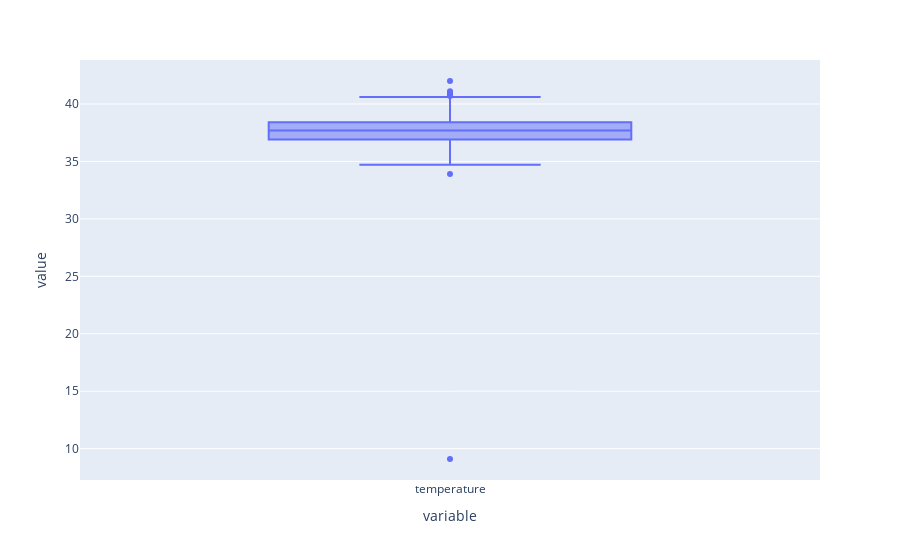

Write notebook code for a chart like this one.
### Code cell
px.box(icu.temperature) #histogram çizen bir program çizip gel

### Figure 1 — Plotly figure (JSON) as saved in the notebook; plotly's stock layout.template omitted (floating-point values rounded to 4 significant figures; data arrays with more than 128 entries replaced by an {"elided": "..."} marker saying what was removed)
{"data": [{"alignmentgroup": "True", "hovertemplate": "variable=%{x}<br>value=%{y}<extra></extra>", "legendgroup": "", "marker": {"color": "#636efa"}, "name": "", "notched": false, "offsetgroup": "", "orientation": "v", "showlegend": false, "type": "box", "x": {"elided": "500 str values"}, "x0": " ", "xaxis": "x", "y": {"elided": "500 float values"}, "y0": " ", "yaxis": "y"}], "layout": {"autosize": true, "boxmode": "group", "legend": {"tracegroupgap": 0}, "margin": {"t": 60}, "xaxis": {"anchor": "y", "autorange": true, "domain": [0, 1], "range": [-0.5, 0.5], "title": {"text": "variable"}, "type": "category"}, "yaxis": {"anchor": "x", "autorange": true, "domain": [0, 1], "range": [7.272, 43.83], "title": {"text": "value"}, "type": "linear"}}}
